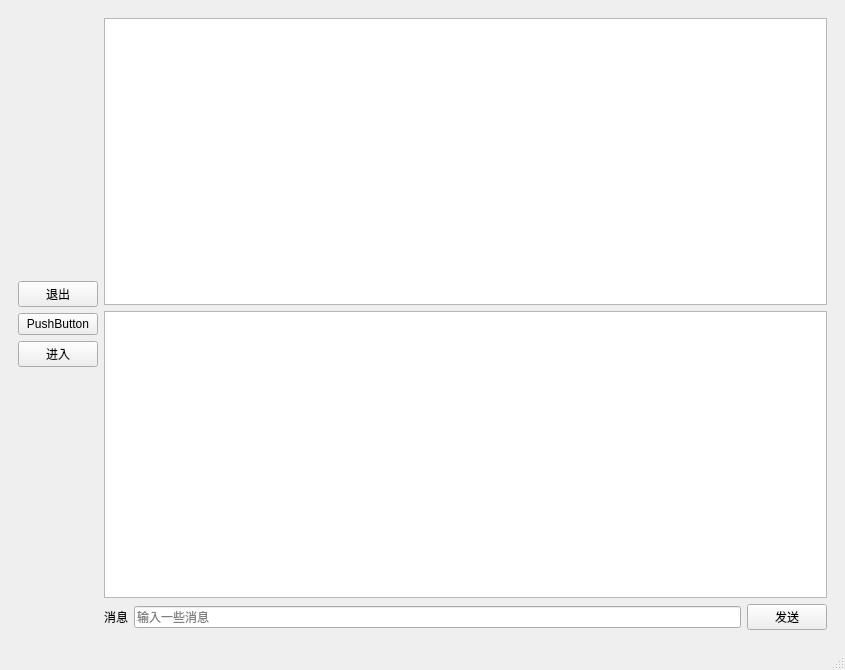
<?xml version="1.0" encoding="UTF-8"?>
<ui version="4.0">
 <class>MainWindow</class>
 <widget class="QMainWindow" name="MainWindow">
  <property name="geometry">
   <rect>
    <x>0</x>
    <y>0</y>
    <width>845</width>
    <height>670</height>
   </rect>
  </property>
  <property name="windowTitle">
   <string>MainWindow</string>
  </property>
  <widget class="QWidget" name="centralwidget">
   <layout class="QGridLayout" name="gridLayout">
    <item row="0" column="0">
     <widget class="QFrame" name="frame">
      <layout class="QGridLayout" name="gridLayout_2">
       <item row="0" column="0">
        <layout class="QHBoxLayout" name="horizontalLayout_2">
         <item>
          <layout class="QVBoxLayout" name="verticalLayout">
           <item>
            <spacer name="verticalSpacer_2">
             <property name="orientation">
              <enum>Qt::Vertical</enum>
             </property>
             <property name="sizeHint" stdset="0">
              <size>
               <width>20</width>
               <height>40</height>
              </size>
             </property>
            </spacer>
           </item>
           <item>
            <widget class="QPushButton" name="pushButton_2">
             <property name="text">
              <string>退出</string>
             </property>
            </widget>
           </item>
           <item>
            <widget class="QPushButton" name="pushButton_3">
             <property name="cursor">
              <cursorShape>ArrowCursor</cursorShape>
             </property>
             <property name="text">
              <string>PushButton</string>
             </property>
             <property name="icon">
              <iconset>
               <normaloff>../image/emoji_celebrate.png</normaloff>../image/emoji_celebrate.png</iconset>
             </property>
            </widget>
           </item>
           <item>
            <widget class="QPushButton" name="pushButton">
             <property name="text">
              <string>进入</string>
             </property>
            </widget>
           </item>
           <item>
            <spacer name="verticalSpacer">
             <property name="orientation">
              <enum>Qt::Vertical</enum>
             </property>
             <property name="sizeHint" stdset="0">
              <size>
               <width>20</width>
               <height>40</height>
              </size>
             </property>
            </spacer>
           </item>
          </layout>
         </item>
         <item>
          <layout class="QVBoxLayout" name="verticalLayout_2">
           <item>
            <widget class="QTextEdit" name="textEdit_2"/>
           </item>
           <item>
            <widget class="QTextEdit" name="textEdit"/>
           </item>
           <item>
            <layout class="QHBoxLayout" name="horizontalLayout">
             <item>
              <widget class="QLabel" name="label">
               <property name="text">
                <string>消息</string>
               </property>
              </widget>
             </item>
             <item>
              <widget class="QLineEdit" name="lineEdit">
               <property name="placeholderText">
                <string>输入一些消息</string>
               </property>
              </widget>
             </item>
             <item>
              <widget class="QPushButton" name="pushButton_5">
               <property name="text">
                <string>发送</string>
               </property>
               <property name="icon">
                <iconset theme="accessories-text-editor">
                 <normaloff>.</normaloff>.</iconset>
               </property>
              </widget>
             </item>
            </layout>
           </item>
          </layout>
         </item>
        </layout>
       </item>
      </layout>
     </widget>
    </item>
   </layout>
  </widget>
  <widget class="QMenuBar" name="menubar">
   <property name="geometry">
    <rect>
     <x>0</x>
     <y>0</y>
     <width>845</width>
     <height>23</height>
    </rect>
   </property>
  </widget>
  <widget class="QStatusBar" name="statusbar"/>
 </widget>
 <resources>
  <include location="../resource.qrc"/>
 </resources>
 <connections/>
</ui>
